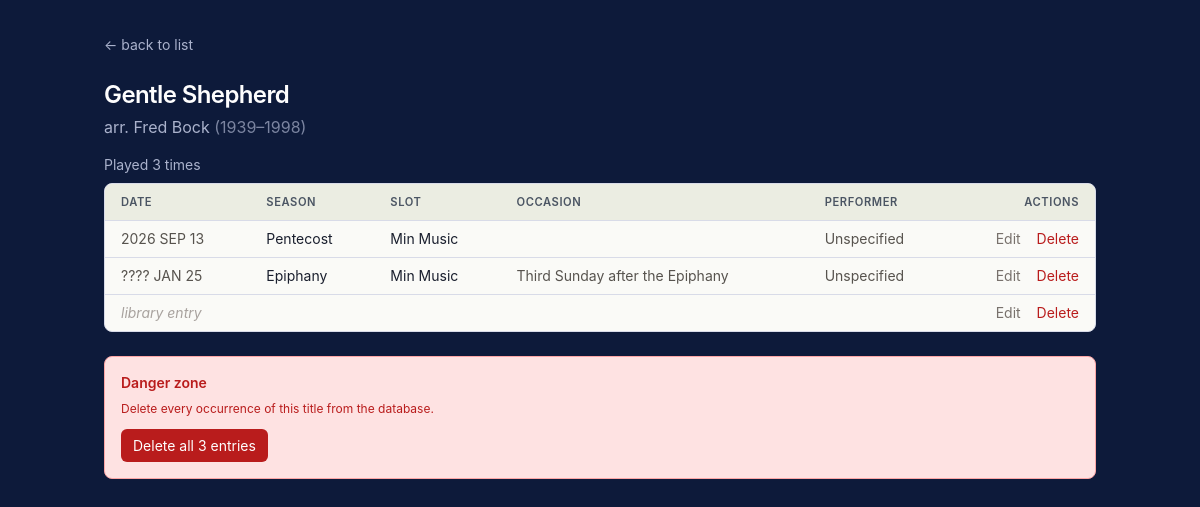
Page /piece/Gentle Shepherd on the committed database.
### tables this page shows
CREATE TABLE pieces (
            id INTEGER PRIMARY KEY AUTOINCREMENT,
            season TEXT, lectionary_year TEXT, calendar_year INTEGER,
            date TEXT, occasion TEXT, slot TEXT, performer TEXT,
            chosen_by TEXT, title TEXT, composer TEXT, composer_dates TEXT,
            hymn_no TEXT, flag TEXT, source_file TEXT,
            status TEXT DEFAULT 'played'
        , library_only INTEGER DEFAULT 0, source_type TEXT, source_id INTEGER);

### music_picker/routes.py (the view)
@bp.route('/piece/<path:title>')
def piece_detail(title):
    history = get_db().execute("SELECT * FROM pieces WHERE title = ? AND chosen_by = 'Michael'", (title,)).fetchall()
    if not history:
        abort(404)
    def sort_key(r):
        if is_library(r):
            return (-1, 0, 0)
        return to_sortable_date(r)
    history = sorted(history, key=sort_key, reverse=True)
    first = history[0]
    is_lib = all(is_library(r) for r in history)
    source = first['source_file'] if 'source_file' in first.keys() else ''
    return render_template('detail.html', title=title, composer=first['composer'],
                           composer_dates=first['composer_dates'], history=history,
                           is_library=is_lib, source_file=source)

### music_picker/calendar_utils.py (called while the page is built)
def to_sortable_date(r):
    year = r['calendar_year'] or 0
    mon_str, _, day_str = (r['date'] or '').partition(' ')
    return (year, MONTHS.get(mon_str, 0), int(day_str) if day_str.isdigit() else 0)

### music_picker/db.py (called while the page is built)
def get_db():
    if 'db' not in g:
        g.db = sqlite3.connect(current_app.config['DB_PATH'])
        g.db.row_factory = sqlite3.Row
    return g.db

### music_picker/services.py (called while the page is built)
def is_library(r):
    try:
        return bool(r['library_only'])
    except (KeyError, IndexError):
        return False

### music_picker/templates/detail.html (shortened to what this page needs)
<!doctype html>
<html lang="en">
<head>
  <script src="https://cdn.tailwindcss.com"></script>
</head>
<body>
<div class="max-w-5xl mx-auto px-4 py-8">
  <a href="/" class="text-on-dark-muted hover:text-on-dark text-sm mb-6 inline-block">← back to list</a>
  <h1 class="text-2xl font-semibold tracking-tight text-on-dark">
    {{ title }}
  </h1>
  <p class="text-on-dark-muted mt-1">{{ composer }} {% if composer_dates %}<span class="opacity-70">({{ composer_dates }})</span>{% endif %}</p>
  <p class="text-sm text-on-dark-muted mt-4 mb-2">
    {% if is_library and history|length == 1 %}Never played
    {% else %}Played {{ history|length }} time{{ '' if history|length == 1 else 's' }}{% endif %}
  </p>
  <div class="card overflow-hidden">
    <table class="w-full text-sm">
      <thead><tr><th class="text-left px-4 py-2">Date</th><th class="text-left px-4 py-2">Season</th><th class="text-left px-4 py-2">Slot</th><th class="text-left px-4 py-2">Occasion</th><th class="text-left px-4 py-2">Performer</th><th class="text-right px-4 py-2">Actions</th></tr></thead>
      <tbody>
        {% for r in history %}
        <tr>
          <td class="px-4 py-2 whitespace-nowrap text-stone-600">
            {% if r.library_only %}<span class="italic text-stone-400">library entry</span>{% else %}{{ r.calendar_year or '????' }} {{ r.date }}{% endif %}
          </td>
          <td class="px-4 py-2">{{ r.season }}</td>
          <td class="px-4 py-2">{{ r.slot }}</td>
          <td class="px-4 py-2 text-stone-600">{{ r.occasion }}</td>
          <td class="px-4 py-2 text-stone-600">{{ r.performer }}</td>
          <td class="px-4 py-2 text-right whitespace-nowrap">
            <a href="/edit/{{ r.id }}?from=/piece/{{ title | urlencode }}" class="text-stone-500 hover:text-stone-800 mr-3">Edit</a>
            <form method="post" action="/delete/{{ r.id }}" class="inline" onsubmit="return confirm('Delete this entry? This cannot be undone.');">
              <button type="submit" style="color: var(--danger-fg);" class="hover:underline">Delete</button>
            </form>
          </td>
        </tr>
        {% endfor %}
      </tbody>
    </table>
  </div>
  <div class="mt-6 p-4 danger-zone rounded-lg">
    <h3 class="text-sm font-semibold mb-2">Danger zone</h3>
    <p class="text-xs mb-3">Delete every occurrence of this title from the database.</p>
    <form method="post" action="/delete-title" onsubmit="return confirm('Delete ALL {{ history|length }} entries for this title? This cannot be undone.');">
      <button type="submit" class="btn-danger">Delete all {{ history|length }} entries</button>
    </form>
  </div>
</div>
</body>
</html>

### music_picker/templates/detail.html (style rules this page uses)
:root { --bg-page: #0d1a3a; --bg-page-edge: #081f62; --bg-card: #fafaf7; --bg-card-hover: #f3f4ed; --bg-card-subtle: #ebede2; --border-card: #d8dbe8; --text-on-dark: #fefefe; --text-on-dark-muted: #aab2cc; --text-primary: #1a1f2e; --text-secondary: #4b5563; --text-muted: #6b7280; --text-faint: #9ca3af; --accent-action: #b45309; --accent-action-hover: #92400e; --accent-action-soft-bg: #fef3c7; --season-advent: #7c3aed; --season-advent-bg: #f5f3ff; --season-epiphany: #0891b2; --season-epiphany-bg: #ecfeff; --season-lent: #6b21a8; --season-lent-bg: #faf5ff; --season-easter: #b45309; --season-easter-bg: #fef3c7; --season-pentecost:#15803d; --season-pentecost-bg:#f0fdf4; --library-fg: #92400e; --library-bg: #fef3c7; --library-border: #fde68a; --notice-success-bg: #d1fae5; --notice-success-fg: #065f46; --notice-success-border: #6ee7b7; --notice-warn-bg: #fef3c7; --notice-warn-fg: #78350f; --notice-warn-border: #fcd34d; --danger-fg: #b91c1c; --danger-bg: #fee2e2; --danger-border: #fca5a5; }
body { font-family: -apple-system, BlinkMacSystemFont, 'Segoe UI', sans-serif; background: var(--bg-page); color: var(--text-primary); min-height: 100vh; }
.card { background: var(--bg-card); border: 1px solid var(--border-card); border-radius: 0.5rem; }
.text-on-dark { color: var(--text-on-dark); }
.text-on-dark-muted { color: var(--text-on-dark-muted); }
.btn-danger { background: var(--danger-fg); color: var(--text-on-dark); padding: 0.375rem 0.75rem; border-radius: 0.375rem; display: inline-block; font-size: 0.875rem; }
.danger-zone { background: var(--danger-bg); color: var(--danger-fg); border: 1px solid var(--danger-border); }
table thead th { background: var(--bg-card-subtle); color: var(--text-secondary); font-size: 0.7rem; text-transform: uppercase; letter-spacing: 0.05em; font-weight: 600; }
tbody tr { transition: background 0.1s; }
tbody tr td { border-top: 1px solid var(--border-card); }

### rows in the picture
pieces: composer "arr. Fred Bock", composer_dates "1939–1998", calendar_year "2026", date "SEP 13", season "Pentecost", slot "Min Music", performer "Unspecified"
pieces: calendar_year "????", date "JAN 25", season "Epiphany", slot "Min Music", occasion "Third Sunday after the Epiphany", performer "Unspecified"
pieces: library_only "library entry"

### other values in the picture
{{ title }} "Gentle Shepherd"
{{ history|length }} "3"
{{ '' if history|length == 1 else 's' }} "s"
